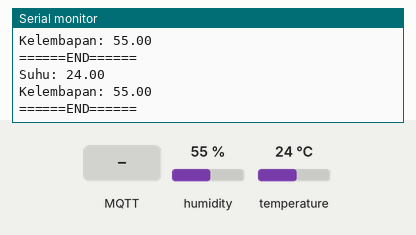
This sketch was run on a simulated ESP8266 (NodeMCU). Parts: the last lines printed to the serial monitor. The inputs (shaded band) are chosen by the test bench; at power-on: humidity 55 %, temperature 24 °C. WiFi joins after 1.5 s; servers stay silent unless stated; random numbers use the default seed unless the sketch sets one; no MQTT or app messages arrive unless stated.

Above: at 5.7 s.
5.8 s: MQTT message "1" arrives on the first subscribed topic
7.6 s: MQTT message "on" arrives on the first subscribed topic
9.1 s: MQTT message "off" arrives on the first subscribed topic
10.6 s: humidity set to 22 %
At 11.1 s:
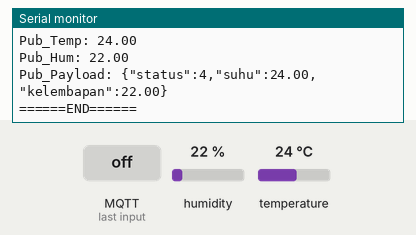
12.1 s: temperature set to 12 °C
At 12.6 s:
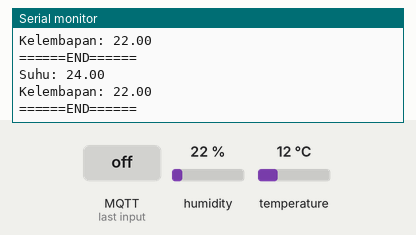
13.6 s: humidity set to 40 %
At 14.7 s:
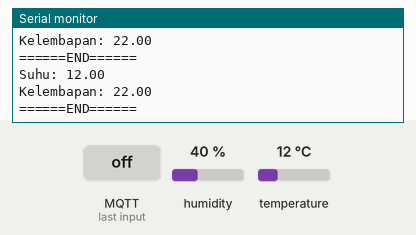
Timing chart, 0 to 16.1 s (numbered marks = the images above; inputs shaded):
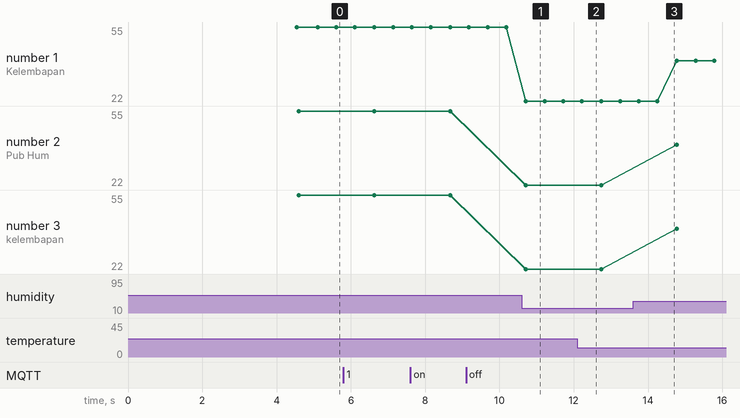

Measured:
- after the input at 10.6 s, the serial monitor: prints a new line after 0.11 s (image 1)
- plotted number 1: 55 → 22 after the input at 10.6 s, 22 → 40 after the input at 13.6 s
- plotted number 2: 55 → 22 after the input at 10.6 s, 22 → 40 after the input at 13.6 s
- plotted number 3: 55 → 22 after the input at 10.6 s, 22 → 40 after the input at 13.6 s

The sketch:

mqtt_dht22.ino
```cpp
// #include <WiFi.h>
#include <ESP8266WiFi.h>
#include <PubSubClient.h>
#include <DHT.h>

#define DHTTYPE DHT11
// #define DHTTYPE DHT22

// #define ledPin 13
// #define buzzerPin 12

#define dhtPin 13

DHT dht(dhtPin, DHTTYPE);

float suhu;
float kelembapan;

const char* ssid = "PAK BUDI";
const char* password = "tenggerraya";
// const char* ssid = "Pixel_5729";
// const char* password = "57295729";
// const char* ssid = "narzo 50i 123492";
// const char* password = "11333399";
// const char* mqtt_server = "test.mosquitto.org";
// const char* mqtt_server = "broker.hivemq.com";
const char* mqtt_server = "192.168.0.110";

WiFiClient espClient;
PubSubClient client(espClient);
unsigned long lastMsg = 0;
#define MSG_BUFFER_SIZE (50)
char msg[MSG_BUFFER_SIZE];
char temp[MSG_BUFFER_SIZE];
char hum[MSG_BUFFER_SIZE];
unsigned short value = 0;
String pesan = "";

IPAddress local_IP(192, 168, 0, 106);
IPAddress gateway(192, 168, 0, 1);
IPAddress subnet(255, 255, 255, 0);
IPAddress DNS(8, 8, 8, 8);

void setup_wifi() {

  delay(10);
  // PENTING: panggil WiFi.config sebelum WiFi.begin
  if (!WiFi.config(local_IP, gateway, subnet, DNS)) {
    Serial.println("Konfigurasi IP statis GAGAL. Mungkin driver tidak mendukung.");
  } else {
    Serial.println("Konfigurasi IP statis diterapkan (WiFi.config returned true).");
  }
  // We start by connecting to a WiFi network
  Serial.println();
  Serial.print("Connecting to ");
  Serial.println(ssid);

  WiFi.mode(WIFI_STA);
  WiFi.begin(ssid, password);

  while (WiFi.status() != WL_CONNECTED) {
    delay(500);
    Serial.print(".");
  }

  randomSeed(micros());

  Serial.println("");
  Serial.println("WiFi connected");
  Serial.println("IP address: ");
  Serial.println(WiFi.localIP());
  Serial.println("Gateway: ");
  Serial.println(WiFi.gatewayIP());
  Serial.println("Subnet: ");
  Serial.println(WiFi.subnetMask());
  Serial.println("DNS: ");
  Serial.println(WiFi.dnsIP());
}

void reconnect() {
  // Loop until we're reconnected
  while (!client.connected()) {
    Serial.print("Attempting MQTT connection...");
    // Create a random client ID
    String clientId = "ESP-Client-";
    clientId += String(random(0xffff), HEX);
    // Attempt to connect
    if (client.connect(clientId.c_str())) {
      Serial.println("connected");
      Serial.println(clientId.c_str());
      // Once connected, publish an announcement...
      // client.publish("espCoba/DHT/S", "hello world");
      // ... and resubscribe
      client.subscribe("espCoba/DHT1/M");
    } else {
      Serial.print("failed, rc=");
      Serial.print(client.state());
      Serial.println(" try again in 5 seconds");
      // Wait 5 seconds before retrying
      delay(5000);
    }
  }
}

void callback(char* topic, byte* payload, unsigned int length) {
  Serial.print("Message arrived on topic: ");
  Serial.println(topic);
  Serial.print("Payload: ");
  pesan = "";
  for (int i = 0; i < length; i++) {
    Serial.print((char)payload[i]);
    pesan += (char)payload[i];
  }
  Serial.println();
}

void setup() {
  // put your setup code here, to run once:
  Serial.begin(115200);
  Serial.println("Hello, ESP32!");
  // pinMode(ledPin, OUTPUT);
  // pinMode(buzzerPin, OUTPUT);

  setup_wifi();
  client.setServer(mqtt_server, 1883);
  client.setCallback(callback);

  dht.begin();

  Serial.println("Sistem siap...");
  Serial.println("========================");
  // digitalWrite(ledPin, HIGH);
  // digitalWrite(buzzerPin, HIGH);
  delay(3000);
  // digitalWrite(ledPin, LOW);
  // digitalWrite(buzzerPin, LOW);
}

void loop() {
  // put your main code here, to run repeatedly:
  // nilaiGetaran = analogRead(inPotensio);

  suhu = dht.readTemperature();
  kelembapan = dht.readHumidity();

  // if (pesan == "ON") {
  //   digitalWrite(ledPin, HIGH);
  //   digitalWrite(buzzerPin, HIGH);
  //   delay(500);
  //   digitalWrite(ledPin, LOW);
  //   digitalWrite(buzzerPin, LOW);
  //   delay(500);
  // }
  // else if (pesan == "OFF") {
  //   digitalWrite(ledPin, LOW);
  // }
  // else {
  //   digitalWrite(ledPin, LOW);
  //   digitalWrite(buzzerPin, LOW);
  // }

  Serial.print("Suhu: ");
  Serial.println(suhu);
  Serial.print("Kelembapan: ");
  Serial.println(kelembapan);
  // Serial.println("======END======");

  if (!client.connected()) {
    reconnect();
  }
  client.loop();

  unsigned long now = millis();
  if (now - lastMsg > 2000) {
    lastMsg = now;
    ++value;
    char payload[128];

    snprintf(msg, MSG_BUFFER_SIZE, "hello world #%ld", value);
    snprintf(temp, MSG_BUFFER_SIZE, "%.2f", suhu);
    snprintf(hum, MSG_BUFFER_SIZE, "%.2f", kelembapan);
    snprintf(payload, sizeof(payload), "{\"status\":%d,\"suhu\":%.2f,\"kelembapan\":%.2f}", value, suhu, kelembapan);

    Serial.print("Publish message: ");
    Serial.println(msg);
    client.publish("espCoba/DHT1/S", msg);

    Serial.print("Pub_Temp: ");
    Serial.println(temp);
    client.publish("espCoba/DHT1/temp", temp);

    Serial.print("Pub_Hum: ");
    Serial.println(hum);
    client.publish("espCoba/DHT1/hum", hum);

    Serial.print("Pub_Payload: ");
    Serial.println(payload);
    client.publish("espCoba/DHT1/payload", payload);
  }
  Serial.println("======END======");
  delay(500);
}
```
